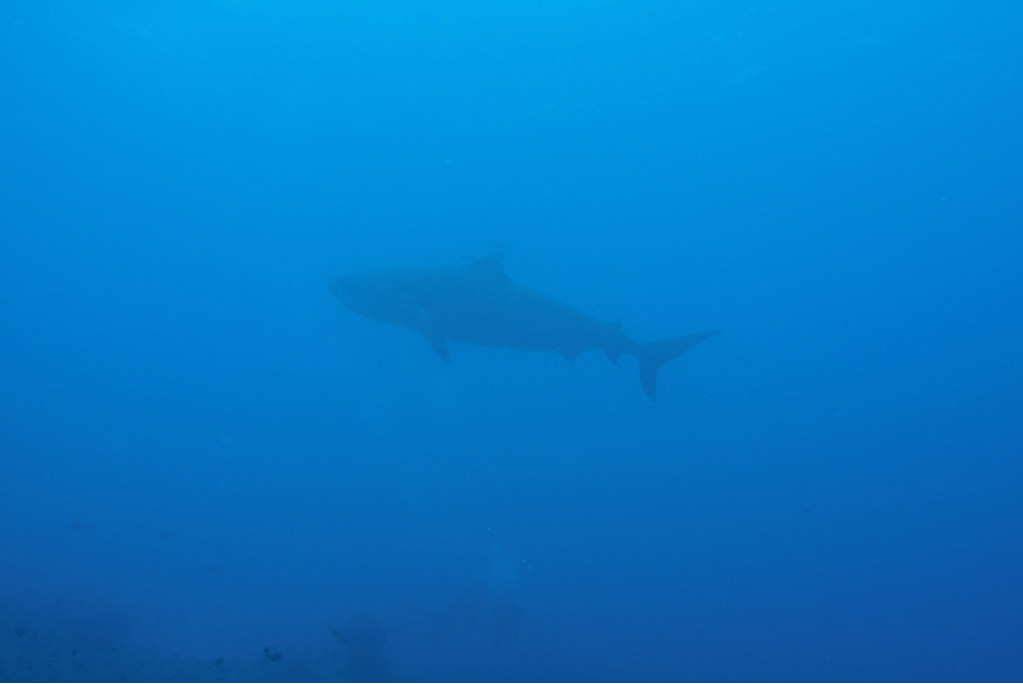
#> input picture a1/Shark.PNG, 1023 x 684 px
$ python shark_attack.py
#> lines starting #> are read from the running program, lines starting #| are printed output that depends on the picture; after the words box and inside, x2 and y2 are one past the last pixel; in counts of white or black regions, pixels touching at a corner belong together
# Import necessary packages

import math
import numpy as np
from cv2 import cv2
import easygui
from matplotlib import pyplot as plt
import matplotlib.image as mpimg

'''
    Program Name: Shark Attack - Assignment 1
    Studnet Name: Chenxi Zhang
    Student Number: C16434996
    Description

        Using opencv techniques to sucessfully crop the shark from the sea.

        First, the image is converted to HSV colorspace to prepare for increasing contrast/intensity.
        The color channel using is the V channel, which is the value/intensity of the image.

        Then, by using CLAHE, adaptive histogram equalization to soften the contrast into reasonable range
        and giving better result. (values I tried worked the best by examining the outcome)

        The image is thresholded using best practice mean +/- standard deviation of the image, binary mask is generated.
        From using morphology open, we exclude some white dots and fill the blanks inside the shark from the binary image to get better results

        Using the binary mask to crop the shark from the background, then by whiten out a same sized matrix of the image,
        place the cropped shark onto the whiten canvas and use cv2.add() the original image to get the shark with white background.

        After the shark has cropped to a white background, apply CLAHE again to increase the contrast of the shark from the sea water.

        By finding the minimum area rectangle(minAreaRect()) that surrond the shark, we use the co-ordinate provided by that function to slice the shark from
        white background.

        Create a canvas that is twice as big of the sliced shark and transform the sliced image onto the center of the canvas, this will prevent
        the shark from falling off the edge when rotating the image. A rotation matrix is made and use the angle given by minAreaRect() we can
        rotate the fish back to horizontal angle.

    Date: 21/10/19
'''


# Histogram equalization algorithm.
# Not using this because found adaptive histogram equaliztion

# def Equalize(channel):
#     ch = channel.copy()

#     ch_min = ch.min()
#     ch_max = ch.max()

#     for i in range(0, len(ch)):
#         ch[i] = 255 * ((ch[i] - ch_min) / (ch_max - ch_min))

#     return ch


# Function that returns the largest contour details
# Loops through the contours and find the area of the contour by
# the function contours ares
# @return: largest contour from contours
def findLargestContours(c):

    largest = c[0]

    # Find largest contour from contours by check the
    # size of the rectangle drawn (w*h)
    for c in contours:
        size = cv2.contourArea(c)

        if size > cv2.contourArea(largest):
            largest = c

    return largest

# Load image from project folder
image_file = easygui.fileopenbox()
#> the answer given: Shark.PNG

# Read image from file
img = cv2.imread(image_file)
#> img is the input picture: shape (684, 1023, 3); mean B, G, R 198.3, 120.8, 5.3


# Convert the image into appropiate colorspace for contrast
hsv = cv2.cvtColor(img, cv2.COLOR_BGR2HSV)
#> hsv: shape (684, 1023, 3); mean H, S, V 102.2, 247.6, 198.3

# Work with the V channel, the intensity channel.
h, s, v = cv2.split(hsv)


plt.figure()
plt.subplot(1,2,1)
plt.title('Original Grayscale')
plt.imshow(v, cmap='gray')

# Create a adaptive histogram equalization variable
clahe = cv2.createCLAHE(clipLimit=3, tileGridSize=(4, 4))
# Remove noise from original grayscale image
G = cv2.medianBlur(v, 5)
# Apply equalization
G = clahe.apply(G)
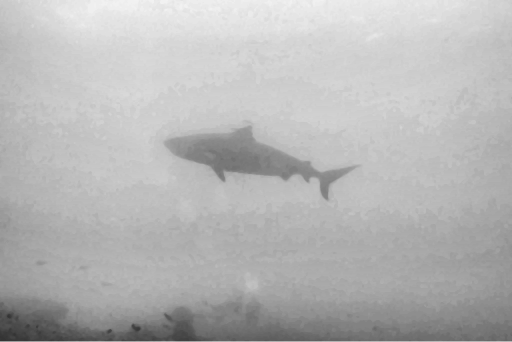
#> G: shape (684, 1023) (shown at 1/2 size); min 51, max 255, mean 182.2

# Show equalized image
plt.subplot(1,2,2)
plt.title('After CLAHE algorithm')
plt.imshow(G, cmap='gray')
# cv2.imshow('CLAHE', G)

# Find the threshold of the image, using best practice mean +/- standard deviation.
T = np.mean(G) - np.std(G)
#> T = 150.9

_, B = cv2.threshold(G, T, 255, cv2.THRESH_BINARY_INV)
#> B: shape (684, 1023); 13.4% white; 53 white regions (36 under 20 px), largest, box (x1, y1, x2, y2) and area: (0, 551, 1023, 683) 76098, (347, 258, 695, 400) 16272, (991, 488, 1023, 521) 489
# Other methods of thresholding, not getting good results.
# _, B = cv2.threshold(G, 0, 255, cv2.THRESH_BINARY_INV | cv2.THRESH_OTSU)
# B = cv2.adaptiveThreshold(G, 255, cv2.ADAPTIVE_THRESH_MEAN_C, cv2.THRESH_BINARY_INV, 277, 25)

# Kernel used for morphology, cleaning white dots and join small empty black gaps
kernel = np.ones((3,3), np.uint8)
# Do morphology on image to fill in the gaps and decrease no. of outliers
B = cv2.morphologyEx(B, cv2.MORPH_OPEN, kernel)
#> B: shape (684, 1023); 13.4% white; 28 white regions (9 under 20 px), largest, box (x1, y1, x2, y2) and area: (0, 551, 1023, 683) 75862, (352, 258, 694, 399) 16225, (997, 488, 1023, 514) 352


# Remove the last 25% of the image to avoid the white pixels down the bottom
# This is so required for second image because the intensity is the same for shark and water under sea.
h2 = int(B.shape[0] * 0.75)
# Set those pixels(75% - 100%) height to 0
B[h2:, :] = 0
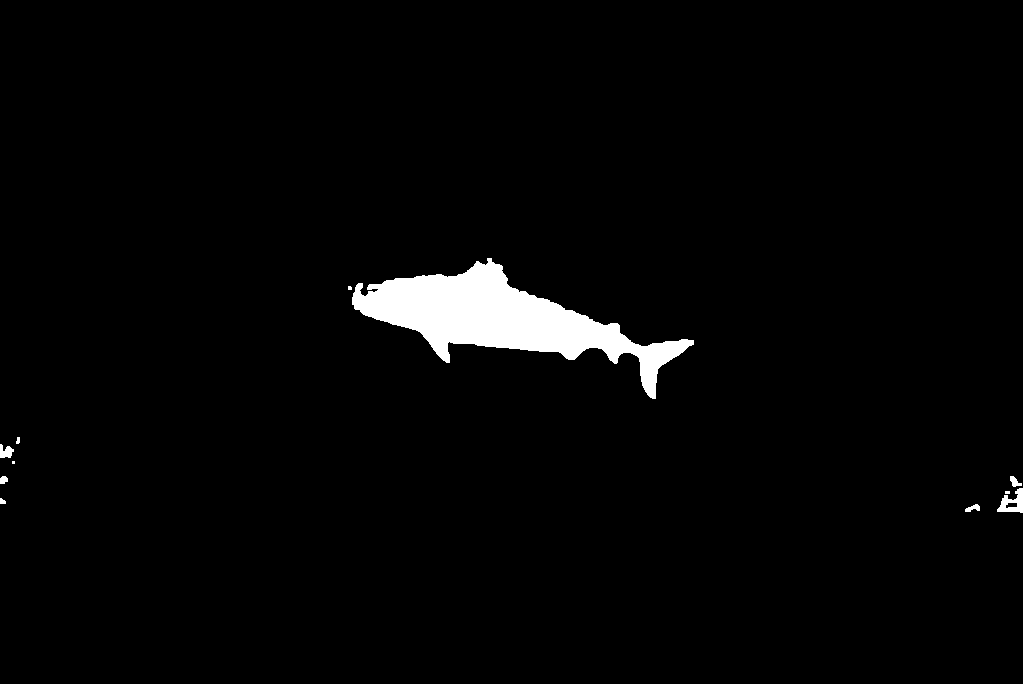
#> B: shape (684, 1023); 2.4% white; 11 white regions (3 under 20 px)

plt.figure()
# Show the binary image after thresholding
plt.subplot(1,2,1)
plt.title('Binary Image')
plt.imshow(B, cmap='gray')

# cv2.imshow('Binary Image', B)

# Find the contours in the binary image, using RETR_EXTERNAL to find outer boundaries.
contours, h = cv2.findContours(B, cv2.RETR_EXTERNAL, cv2.CHAIN_APPROX_SIMPLE)
#> contours = 11 contours, 5 with area under 20; largest, box (x1, y1, x2, y2) and area: (352, 258, 694, 399) 15789, (997, 488, 1023, 513) 342, (0, 444, 14, 458) 106, (1010, 476, 1022, 487) 58, (965, 504, 980, 512) 52, (0, 476, 8, 484) 40; h = [[1, -1, -1, -1], [2, 0, -1, -1], [3, 1, -1, -1], [4, 2, -1, -1], [5, 3, -1, -1], [6, 4, -1, -1], [7, 5, -1, -1], [8, 6, -1, -1], [9, 7, -1, -1], [10, 8, -1, -1], [-1, 9, -1, -1]]

# Find the largest contour of those contours found
largest_contour = findLargestContours(contours)
#> in findLargestContours, `largest = c[0]`: largest = contour of 21 points, box (x1, y1, x2, y2) (965, 504, 980, 512), area 52
#> the loop in findLargestContours, `for c in contours:` made 11 passes
#> size on passes 1, 2, 4, 5, 6, 8, 9, 10: 52.5, 18.5, 342, 57.5, 39.5, 106, 14, 8.5
#> after the loop in findLargestContours, `for c in contours:`: largest = contour of 367 points, box (x1, y1, x2, y2) (352, 258, 694, 399), area 15789
#> largest_contour has the same summary as largest in findLargestContours


# Create a mask with only the largest contour (shark) with white background.
mask = img.copy()
mask[:, :] = (255, 255, 255)
#> mask: shape (684, 1023, 3); every value is 255
mask = cv2.drawContours(mask, [largest_contour], 0, 0, -1)
#> mask: shape (684, 1023, 3); 97.7% white; 1 black region, box (x1, y1, x2, y2) and area: (352, 258, 694, 399) 16225

# Show mask
plt.subplot(1,2,2)
plt.title('Shark mask')
mask_plt = cv2.cvtColor(mask, cv2.COLOR_BGR2RGB)
plt.imshow(mask_plt)
# cv2.imshow('mask', mask)

# Add the mask with original image to crop the shark.
new_img = cv2.add(img, mask)


plt.figure()
# Cropped shark with white background
plt.subplot(1,2,1)
plt.title('Cropped with white bg')
newimg_plt = cv2.cvtColor(new_img, cv2.COLOR_BGR2RGB)
plt.imshow(newimg_plt)

# cv2.imshow('Cropped shark', new_img)

# Enhance the shark portion of the image
# Convert to LAB color space
new_img = cv2.cvtColor(new_img, cv2.COLOR_BGR2LAB)
#> new_img: shape (684, 1023, 3); mean of channels 0, 1, 2 251.8, 128, 127
l, a, b = cv2.split(new_img)
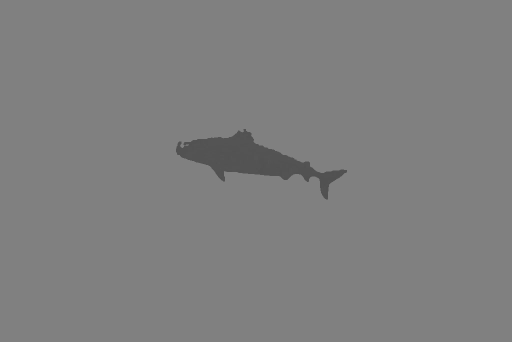
#> b: shape (684, 1023) (shown at 1/2 size); min 80, max 128, mean 127
# Use adaptive histogram equalization adjust L channel (luminance)
l = clahe.apply(l)
# Merge the channels back together
new_img = cv2.merge([l, a, b])
#> new_img: shape (684, 1023, 3); mean of channels 0, 1, 2 251.9, 128, 127
# Convert back to RGB for display.
new_img = cv2.cvtColor(new_img, cv2.COLOR_LAB2BGR)
# Show the image
plt.subplot(1,2,2)
plt.title('Enhanced Image')
newimg_plt = cv2.cvtColor(new_img, cv2.COLOR_BGR2RGB)
plt.imshow(newimg_plt)

# cv2.imshow('Enhanced shark', new_img)


# Option: automatically crop and rotate the image to contain only shark/shark
rect = cv2.minAreaRect(largest_contour)
#> rect = ((522.7, 319.5), (110.2, 344), -80.09)
center, size, angle = rect
#> center = (522.7, 319.5); size = (110.2, 344); angle = -80.09
center, size = tuple(map(int, center)), tuple(map(int, size))
#> center = (522, 319); size = (110, 344)
rect_boxPoints = cv2.boxPoints(rect)
#> rect_boxPoints = [[682.6, 403.4], [343.8, 344.1], [362.7, 235.6], [701.6, 294.8]]
rect_boxPoints = np.array(rect_boxPoints, dtype=int)
#> rect_boxPoints = [[682, 403], [343, 344], [362, 235], [701, 294]]

# Get the four points of the rectangle
# The points goes from bottom right as p1
# bottom left p2, top left p3
# and top right p4
p1 = rect_boxPoints.take([0,1])
#> p1 = [682, 403]
p2 = rect_boxPoints.take([2,3])
#> p2 = [343, 344]
p3 = rect_boxPoints.take([4,5])
#> p3 = [362, 235]
p4 = rect_boxPoints.take([6,7])
#> p4 = [701, 294]

# Cropped shark/Shark using the coorindate of the points
cropped = new_img[p3[1]:p1[1], p2[0]:p4[0]]
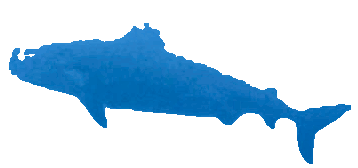
#> cropped: shape (168, 358, 3); mean B, G, R 236.6, 217.2, 190.2

plt.figure()
# Automatically cropped Shark.
plt.subplot(1,2,1)
plt.title('Cropped only shark')
cropped_plt = cv2.cvtColor(cropped, cv2.COLOR_BGR2RGB)
plt.imshow(cropped_plt)

# height and width of the cropped shark
c_h, c_w = cropped.shape[:2]
# Get the diagonal squared of the cropped image for rotation
d = int(math.sqrt(pow(c_w * 2, 2) + pow(c_h * 2, 2)))

# Transformation to center of new canvas
M = np.float32([[1, 0, d/2 - c_w/2], [0, 1, d/2 - c_h/2]])
T = cv2.warpAffine(cropped, M, (d, d), borderMode=cv2.BORDER_CONSTANT, borderValue=(255,255,255))
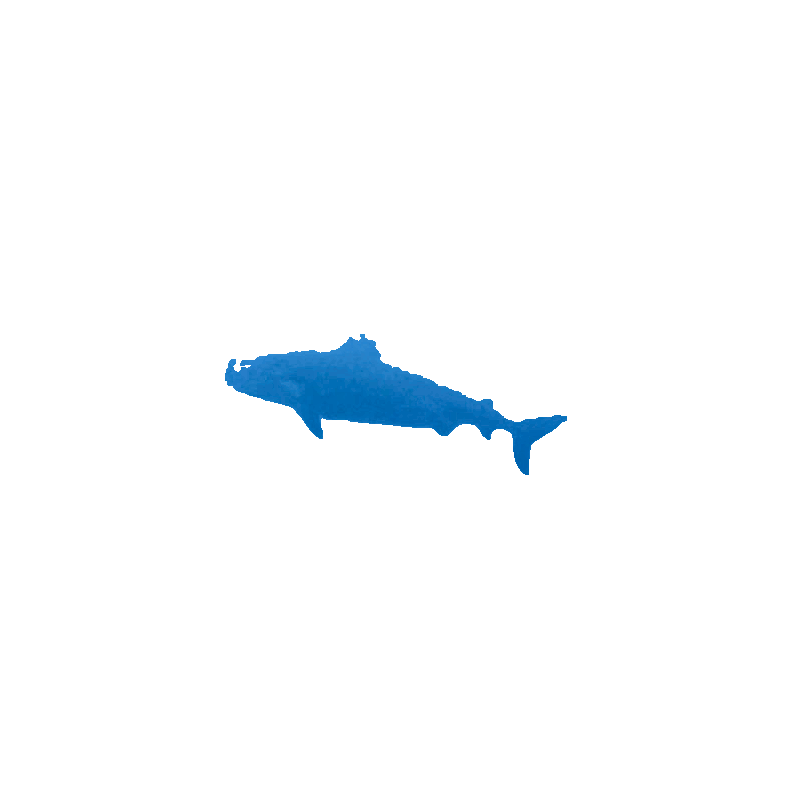
#> T: shape (790, 790, 3); mean B, G, R 253.2, 251.4, 248.8


# Find the correct angle that the shark is horizontal
theta = abs(90 - abs(angle))
#> theta = 9.91

# Roatation from bottom of the cropped image to abs horizontal
M = cv2.getRotationMatrix2D(center=(d/2 + c_w/2, d/2 + c_h/2), angle=theta, scale=1)
#> M = [[0.985, 0.172, -73.89], [-0.172, 0.985, 106]]
rotated_result = cv2.warpAffine(T, M=M, dsize=(d, d), borderMode=cv2.BORDER_CONSTANT, borderValue=(255,255,255))

# Turn rotated image into gray for threshold new rect
gray_result = cv2.cvtColor(rotated_result, cv2.COLOR_BGR2GRAY)
# Find new threshold
_, B = cv2.threshold(gray_result, 240, 255, cv2.THRESH_BINARY_INV)
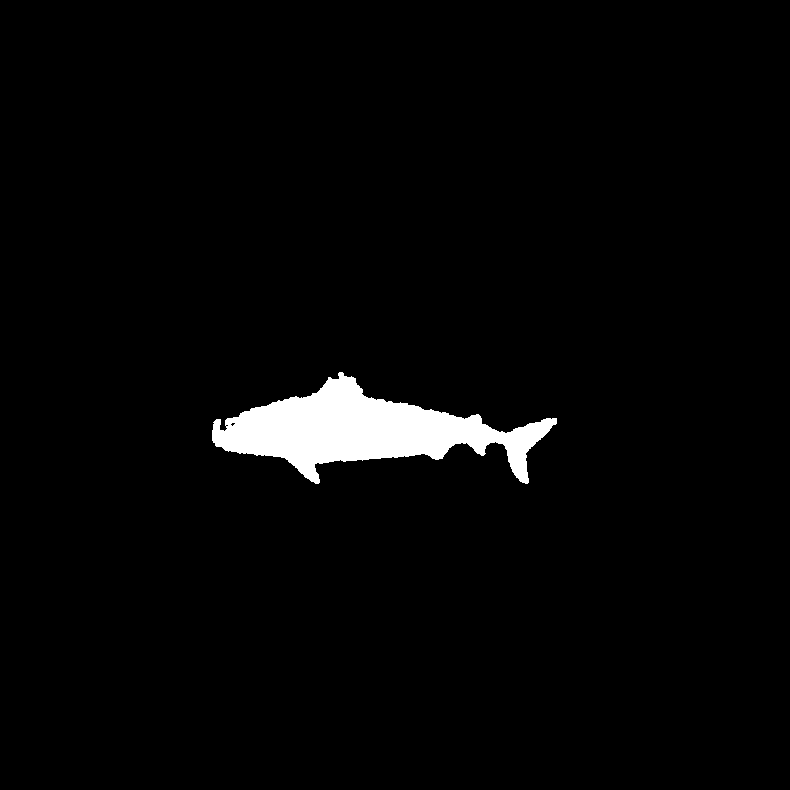
#> B: shape (790, 790); 2.7% white; 1 white region

# Find the new contours from threshold
contours, h = cv2.findContours(B, cv2.RETR_EXTERNAL, cv2.CHAIN_APPROX_SIMPLE)
#> contours = 1 contour; box (x1, y1, x2, y2) and area: (212, 372, 557, 484) 16238; h = [[-1, -1, -1, -1]]
# Get the largest contour
largest_contour = findLargestContours(contours)
#> the loop in findLargestContours (call 2), `for c in contours:` made 1 pass
#> size on pass 1: 16238
#> largest_contour = contour of 454 points, box (x1, y1, x2, y2) (212, 372, 557, 484), area 16238
# Get minAreaRect of the largest_contour (shark)
rect = cv2.minAreaRect(largest_contour)
#> rect = ((384, 427.5), (111, 344), -90)

# Get the co-ordinates of the rectangle
rect_boxPoints = np.array(cv2.boxPoints(rect), dtype=int)
#> rect_boxPoints = [[556, 483], [212, 483], [212, 372], [556, 372]]

# Get the four points of the rectangle
p1 = rect_boxPoints.take([0,1])
#> p1 = [556, 483]
p2 = rect_boxPoints.take([2,3])
#> p2 = [212, 483]
p3 = rect_boxPoints.take([4,5])
#> p3 = [212, 372]
p4 = rect_boxPoints.take([6,7])
#> p4 = [556, 372]

# Crop it with the four co-ordinates of the rectangle
final_result = rotated_result[p3[1]:p1[1], p2[0]:p4[0]]
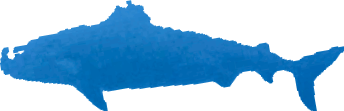
#> final_result: shape (111, 344, 3); mean B, G, R 226.1, 195.5, 152.9

plt.subplot(1,2,2)
plt.title('Final Result after rotation, cropped')
final_plt = cv2.cvtColor(final_result, cv2.COLOR_BGR2RGB)
plt.imshow(final_plt)


# cv2.imshow('Final Result', final_result)
plt.show()

# Wait key pausing the program from finishing
cv2.waitKey(0)

$ run again, on a1/gg.png
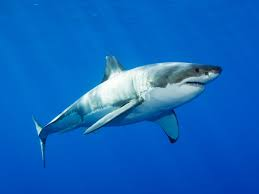
#> input picture a1/gg.png, 259 x 194 px
#> img is the input picture: shape (194, 259, 3); mean B, G, R 189.8, 100.9, 15.7
#> hsv: shape (194, 259, 3); mean H, S, V 104.3, 234.4, 189.9
#> `T = np.mean(G) - np.std(G)`: T = 147.1
#> `B[h2:, :] = 0`:
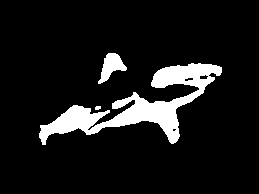
#> B: shape (194, 259); 9.8% white; 3 white regions
#> `contours, h = cv2.findContours(B, cv2.RETR_EXTERNAL, cv2.CHAIN_APPROX_..`: contours = 3 contours, 1 with area under 20; largest, box (x1, y1, x2, y2) and area: (39, 63, 222, 145) 4176, (98, 53, 127, 84) 390; h = [[1, -1, -1, -1], [2, 0, -1, -1], [-1, 1, -1, -1]]
#> in findLargestContours, `largest = c[0]`: largest = [[96, 106], [95, 107], [95, 109], [98, 109], [99, 108], [100, 108], [100, 106]]
#> the loop in findLargestContours, `for c in contours:` made 3 passes
#> size on passes 1 to 3: 13, 4176.5, 390
#> after the loop in findLargestContours, `for c in contours:`: largest = contour of 344 points, box (x1, y1, x2, y2) (39, 63, 222, 145), area 4176
#> `largest_contour = findLargestContours(contours)`: largest_contour has the same summary as largest in findLargestContours
#> `rect = cv2.minAreaRect(largest_contour)`: rect = ((136.8, 118.3), (194.9, 73.48), -22.57)
#> `center, size, angle = rect`: center = (136.8, 118.3); size = (194.9, 73.48); angle = -22.57
#> `center, size = tuple(map(int, center)), tuple(map(int, size))`: center = (136, 118); size = (194, 73)
#> `rect_boxPoints = cv2.boxPoints(rect)`: rect_boxPoints = [[60.87, 189.6], [32.67, 121.8], [212.7, 46.94], [240.9, 114.8]]
#> `rect_boxPoints = np.array(rect_boxPoints, dtype=int)`: rect_boxPoints = [[60, 189], [32, 121], [212, 46], [240, 114]]
#> `p1 = rect_boxPoints.take([0,1])`: p1 = [60, 189]
#> `p2 = rect_boxPoints.take([2,3])`: p2 = [32, 121]
#> `p3 = rect_boxPoints.take([4,5])`: p3 = [212, 46]
#> `p4 = rect_boxPoints.take([6,7])`: p4 = [240, 114]
#> theta = 67.43
#> `M = cv2.getRotationMatrix2D(center=(d/2 + c_w/2, d/2 + c_h/2), angle=t..`: M = [[0.384, 0.923, -79.38], [-0.923, 0.384, 528]]
#> `contours, h = cv2.findContours(B, cv2.RETR_EXTERNAL, cv2.CHAIN_APPROX_..`: contours = 1 contour; box (x1, y1, x2, y2) and area: (214, 294, 290, 491) 4662; h = [[-1, -1, -1, -1]]
#> the loop in findLargestContours (call 2), `for c in contours:` made 1 pass
#> size on pass 1: 4661.5
#> `largest_contour = findLargestContours(contours)`: largest_contour = contour of 413 points, box (x1, y1, x2, y2) (214, 294, 290, 491), area 4662
#> `rect = cv2.minAreaRect(largest_contour)`: rect = ((251.5, 392), (196, 75), -90)
#> `rect_boxPoints = np.array(cv2.boxPoints(rect), dtype=int)`: rect_boxPoints = [[289, 490], [214, 490], [214, 294], [289, 294]]
#> `p1 = rect_boxPoints.take([0,1])`: p1 = [289, 490]
#> `p2 = rect_boxPoints.take([2,3])`: p2 = [214, 490]
#> `p3 = rect_boxPoints.take([4,5])`: p3 = [214, 294]
#> `p4 = rect_boxPoints.take([6,7])`: p4 = [289, 294]
#> `final_result = rotated_result[p3[1]:p1[1], p2[0]:p4[0]]`:
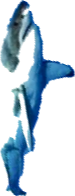
#> final_result: shape (196, 75, 3); mean B, G, R 222.4, 210, 192.4
